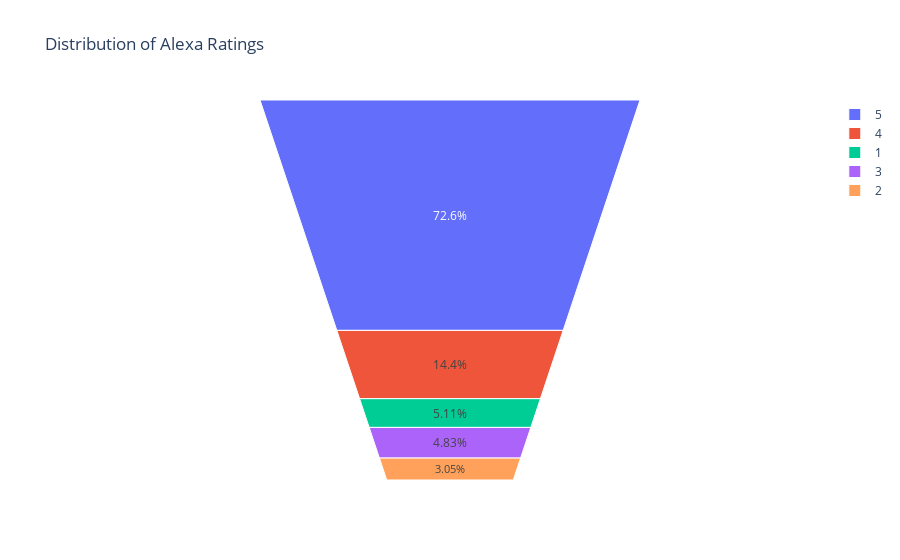

Notebook cell for this chart:
### Code cell
ratings=df['rating'].value_counts()

fig = px.funnel_area(names=ratings.index,
                    values=ratings.values,
                    title='Distribution of Alexa Ratings')
fig.show()

### Figure 1 — Plotly figure (JSON) as saved in the notebook; plotly's stock layout.template omitted (floating-point values rounded to 4 significant figures)
{"data": [{"domain": {"x": [0, 1], "y": [0, 1]}, "hoverlabel": {"namelength": 0}, "hovertemplate": "label=%{label}<br>value=%{value}", "labels": [5, 4, 1, 3, 2], "legendgroup": "", "name": "", "showlegend": true, "type": "funnelarea", "values": [2286, 455, 161, 152, 96]}], "layout": {"legend": {"tracegroupgap": 0}, "title": {"text": "Distribution of Alexa Ratings"}}}
